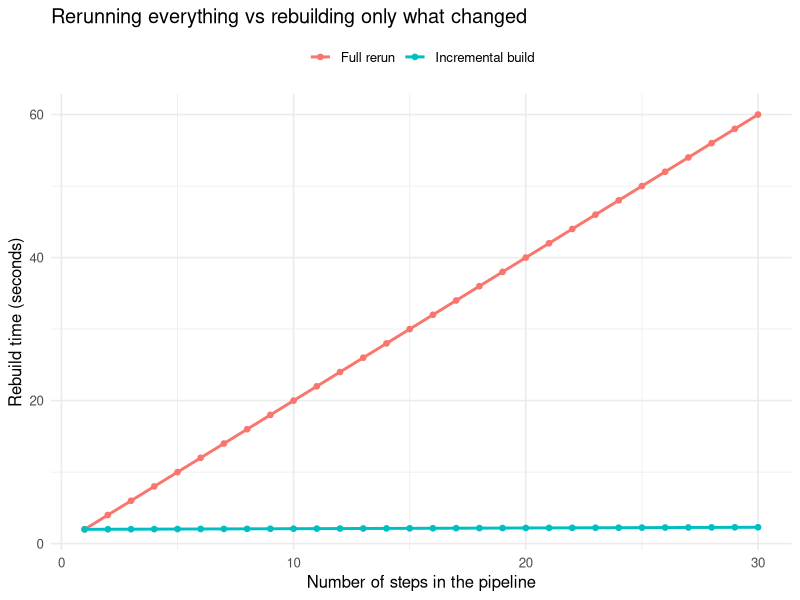

This chart was generated by the following R code:
## ---- chunk 1
set.seed(1)

# A content hash. We use a simple, deterministic digest of the
# deparsed object so the demo needs no external package. A real
# pipeline would use a cryptographic hash; the design idea is the same.
hash <- function(x) {
  s <- paste(deparse(x), collapse = "\n")
  bytes <- as.integer(charToRaw(s))
  # Polynomial rolling hash kept inside 32-bit signed integer range.
  # Reducing modulo a prime below 2^31 after every step avoids overflow,
  # so different content reliably yields different digests.
  modulus <- 2147483647        # 2^31 - 1, a Mersenne prime
  base    <- 16777619
  h <- 2166136261 %% modulus
  for (b in bytes) {
    h <- (h * base + b) %% modulus
  }
  sprintf("%08x", as.integer(h))
}

# A "store" of signatures and cached values from the last build
store <- new.env()

# Define a target: a name, the names of its dependencies, and a
# function of the dependency values that produces the target value.
make_target <- function(name, deps, fun) {
  list(name = name, deps = deps, fun = fun)
}

# The build engine. Given targets in dependency order, build each
# only if its signature changed since the last run.
build <- function(targets, verbose = TRUE) {
  ran <- character(0)
  for (tg in targets) {
    dep_sigs <- vapply(tg$deps, function(d) store[[paste0("sig_", d)]],
                       character(1))
    # Signature folds in the code of the command and the signatures
    # of all upstream dependencies (see the staleness formula).
    sig <- hash(list(body = body(tg$fun), deps = dep_sigs))
    stored <- store[[paste0("sig_", tg$name)]]

    if (is.null(stored) || !identical(stored, sig)) {
      dep_vals <- lapply(tg$deps, function(d) store[[paste0("val_", d)]])
      val <- do.call(tg$fun, dep_vals)
      store[[paste0("val_", tg$name)]] <- val
      store[[paste0("sig_", tg$name)]] <- sig
      ran <- c(ran, tg$name)
      if (verbose) message("RUN  ", tg$name)
    } else {
      if (verbose) message("skip ", tg$name)
    }
  }
  invisible(ran)
}

# Define a four-step pipeline. The functions mimic real work.
pipeline <- list(
  make_target("clean", character(0), function() {
    Sys.sleep(0)                         # pretend this reads and cleans data
    data.frame(x = 1:200, y = 2 * (1:200) + rnorm(200, sd = 10))
  }),
  make_target("features", "clean", function(clean) {
    clean$logx <- log(clean$x)
    clean
  }),
  make_target("model", "features", function(features) {
    lm(y ~ x + logx, data = features)    # the "expensive" step
  }),
  make_target("metrics", "model", function(model) {
    data.frame(rmse = sqrt(mean(residuals(model)^2)))
  })
)

cat("First build (everything is new):\n")
first <- build(pipeline)

cat("\nSecond build with no changes (everything is up to date):\n")
second <- build(pipeline)

cat("\nTargets that ran on the first build: ", paste(first, collapse = ", "),
    "\nTargets that ran on the second build:",
    if (length(second)) paste(second, collapse = ", ") else "(none)", "\n")
## ---- chunk 2
# Edit the "features" step: add a squared term. Only this step and
# everything downstream of it should rerun; "clean" should be skipped.
pipeline[[2]] <- make_target("features", "clean", function(clean) {
  clean$logx <- log(clean$x)
  clean$x2   <- clean$x^2                 # the change
  clean
})

cat("Build after editing the 'features' step:\n")
changed <- build(pipeline)
cat("\nTargets that reran:", paste(changed, collapse = ", "), "\n")
## ---- chunk 3
library(ggplot2)

c_step  <- 2.0      # seconds per step if it runs
epsilon <- 0.01     # seconds to hash and skip an up-to-date step
n_steps <- 1:30

full_rerun  <- n_steps * c_step
incremental <- c_step + (n_steps - 1) * epsilon  # only the last step runs

df <- rbind(
  data.frame(n = n_steps, seconds = full_rerun,  strategy = "Full rerun"),
  data.frame(n = n_steps, seconds = incremental, strategy = "Incremental build")
)

ggplot(df, aes(x = n, y = seconds, colour = strategy)) +
  geom_line(linewidth = 1) +
  geom_point(size = 1.6) +
  labs(x = "Number of steps in the pipeline",
       y = "Rebuild time (seconds)",
       colour = NULL,
       title = "Rerunning everything vs rebuilding only what changed") +
  theme_minimal(base_size = 12) +
  theme(legend.position = "top")
